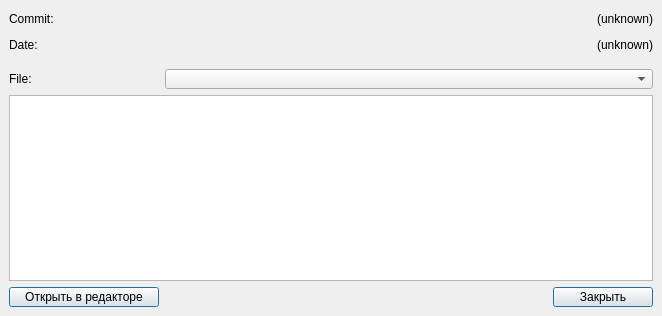
<?xml version="1.0" encoding="UTF-8"?>
<ui version="4.0">
 <class>CommitWindow</class>
 <widget class="QMainWindow" name="CommitWindow">
  <property name="geometry">
   <rect>
    <x>0</x>
    <y>0</y>
    <width>662</width>
    <height>316</height>
   </rect>
  </property>
  <property name="sizePolicy">
   <sizepolicy hsizetype="Minimum" vsizetype="Fixed">
    <horstretch>0</horstretch>
    <verstretch>0</verstretch>
   </sizepolicy>
  </property>
  <property name="windowTitle">
   <string>Commit: </string>
  </property>
  <widget class="QWidget" name="centralwidget">
   <layout class="QGridLayout" name="gridLayout">
    <item row="1" column="0">
     <widget class="QLabel" name="label_date_name">
      <property name="sizePolicy">
       <sizepolicy hsizetype="Fixed" vsizetype="Fixed">
        <horstretch>0</horstretch>
        <verstretch>0</verstretch>
       </sizepolicy>
      </property>
      <property name="minimumSize">
       <size>
        <width>150</width>
        <height>20</height>
       </size>
      </property>
      <property name="maximumSize">
       <size>
        <width>16777215</width>
        <height>25</height>
       </size>
      </property>
      <property name="text">
       <string>Date:</string>
      </property>
     </widget>
    </item>
    <item row="5" column="2">
     <widget class="QPushButton" name="button_close">
      <property name="sizePolicy">
       <sizepolicy hsizetype="Minimum" vsizetype="Fixed">
        <horstretch>0</horstretch>
        <verstretch>0</verstretch>
       </sizepolicy>
      </property>
      <property name="minimumSize">
       <size>
        <width>100</width>
        <height>20</height>
       </size>
      </property>
      <property name="maximumSize">
       <size>
        <width>100</width>
        <height>25</height>
       </size>
      </property>
      <property name="text">
       <string>Закрыть</string>
      </property>
      <property name="default">
       <bool>true</bool>
      </property>
     </widget>
    </item>
    <item row="4" column="0" colspan="3">
     <widget class="QTextBrowser" name="text_filediff">
      <property name="sizePolicy">
       <sizepolicy hsizetype="Expanding" vsizetype="Expanding">
        <horstretch>0</horstretch>
        <verstretch>0</verstretch>
       </sizepolicy>
      </property>
      <property name="font">
       <font>
        <family>Monospace</family>
       </font>
      </property>
      <property name="lineWrapMode">
       <enum>QTextEdit::NoWrap</enum>
      </property>
      <property name="html">
       <string>&lt;!DOCTYPE HTML PUBLIC &quot;-//W3C//DTD HTML 4.0//EN&quot; &quot;http://www.w3.org/TR/REC-html40/strict.dtd&quot;&gt;
&lt;html&gt;&lt;head&gt;&lt;meta name=&quot;qrichtext&quot; content=&quot;1&quot; /&gt;&lt;style type=&quot;text/css&quot;&gt;
p, li { white-space: pre-wrap; }
&lt;/style&gt;&lt;/head&gt;&lt;body style=&quot; font-family:'Monospace'; font-size:10pt; font-weight:400; font-style:normal;&quot;&gt;
&lt;p style=&quot;-qt-paragraph-type:empty; margin-top:0px; margin-bottom:0px; margin-left:0px; margin-right:0px; -qt-block-indent:0; text-indent:0px;&quot;&gt;&lt;br /&gt;&lt;/p&gt;&lt;/body&gt;&lt;/html&gt;</string>
      </property>
     </widget>
    </item>
    <item row="0" column="0">
     <widget class="QLabel" name="label_commit_name">
      <property name="sizePolicy">
       <sizepolicy hsizetype="Fixed" vsizetype="Fixed">
        <horstretch>0</horstretch>
        <verstretch>0</verstretch>
       </sizepolicy>
      </property>
      <property name="minimumSize">
       <size>
        <width>150</width>
        <height>20</height>
       </size>
      </property>
      <property name="maximumSize">
       <size>
        <width>16777215</width>
        <height>25</height>
       </size>
      </property>
      <property name="text">
       <string>Commit:</string>
      </property>
     </widget>
    </item>
    <item row="0" column="1" colspan="2">
     <widget class="QLabel" name="label_commit">
      <property name="sizePolicy">
       <sizepolicy hsizetype="Expanding" vsizetype="Fixed">
        <horstretch>0</horstretch>
        <verstretch>0</verstretch>
       </sizepolicy>
      </property>
      <property name="minimumSize">
       <size>
        <width>250</width>
        <height>20</height>
       </size>
      </property>
      <property name="maximumSize">
       <size>
        <width>16777215</width>
        <height>25</height>
       </size>
      </property>
      <property name="text">
       <string>(unknown)</string>
      </property>
      <property name="alignment">
       <set>Qt::AlignRight|Qt::AlignTrailing|Qt::AlignVCenter</set>
      </property>
     </widget>
    </item>
    <item row="1" column="1" colspan="2">
     <widget class="QLabel" name="label_date">
      <property name="sizePolicy">
       <sizepolicy hsizetype="Expanding" vsizetype="Fixed">
        <horstretch>0</horstretch>
        <verstretch>0</verstretch>
       </sizepolicy>
      </property>
      <property name="minimumSize">
       <size>
        <width>250</width>
        <height>20</height>
       </size>
      </property>
      <property name="maximumSize">
       <size>
        <width>16777215</width>
        <height>25</height>
       </size>
      </property>
      <property name="text">
       <string>(unknown)</string>
      </property>
      <property name="alignment">
       <set>Qt::AlignRight|Qt::AlignTrailing|Qt::AlignVCenter</set>
      </property>
     </widget>
    </item>
    <item row="3" column="1" colspan="2">
     <widget class="QComboBox" name="box_file">
      <property name="sizePolicy">
       <sizepolicy hsizetype="Expanding" vsizetype="Fixed">
        <horstretch>0</horstretch>
        <verstretch>0</verstretch>
       </sizepolicy>
      </property>
      <property name="minimumSize">
       <size>
        <width>250</width>
        <height>20</height>
       </size>
      </property>
      <property name="maximumSize">
       <size>
        <width>16777215</width>
        <height>25</height>
       </size>
      </property>
     </widget>
    </item>
    <item row="3" column="0">
     <widget class="QLabel" name="label_file_name">
      <property name="sizePolicy">
       <sizepolicy hsizetype="Fixed" vsizetype="Fixed">
        <horstretch>0</horstretch>
        <verstretch>0</verstretch>
       </sizepolicy>
      </property>
      <property name="minimumSize">
       <size>
        <width>150</width>
        <height>20</height>
       </size>
      </property>
      <property name="maximumSize">
       <size>
        <width>150</width>
        <height>25</height>
       </size>
      </property>
      <property name="text">
       <string>File:</string>
      </property>
     </widget>
    </item>
    <item row="2" column="0" colspan="3">
     <spacer name="verticalSpacer">
      <property name="orientation">
       <enum>Qt::Vertical</enum>
      </property>
      <property name="sizeType">
       <enum>QSizePolicy::Fixed</enum>
      </property>
      <property name="sizeHint" stdset="0">
       <size>
        <width>20</width>
        <height>8</height>
       </size>
      </property>
     </spacer>
    </item>
    <item row="5" column="0" colspan="2">
     <widget class="QPushButton" name="button_open">
      <property name="sizePolicy">
       <sizepolicy hsizetype="Minimum" vsizetype="Fixed">
        <horstretch>0</horstretch>
        <verstretch>0</verstretch>
       </sizepolicy>
      </property>
      <property name="minimumSize">
       <size>
        <width>150</width>
        <height>20</height>
       </size>
      </property>
      <property name="maximumSize">
       <size>
        <width>150</width>
        <height>25</height>
       </size>
      </property>
      <property name="text">
       <string>Открыть в редакторе</string>
      </property>
      <property name="default">
       <bool>true</bool>
      </property>
     </widget>
    </item>
   </layout>
  </widget>
 </widget>
 <tabstops>
  <tabstop>box_file</tabstop>
  <tabstop>text_filediff</tabstop>
  <tabstop>button_open</tabstop>
  <tabstop>button_close</tabstop>
 </tabstops>
 <resources/>
 <connections/>
</ui>
